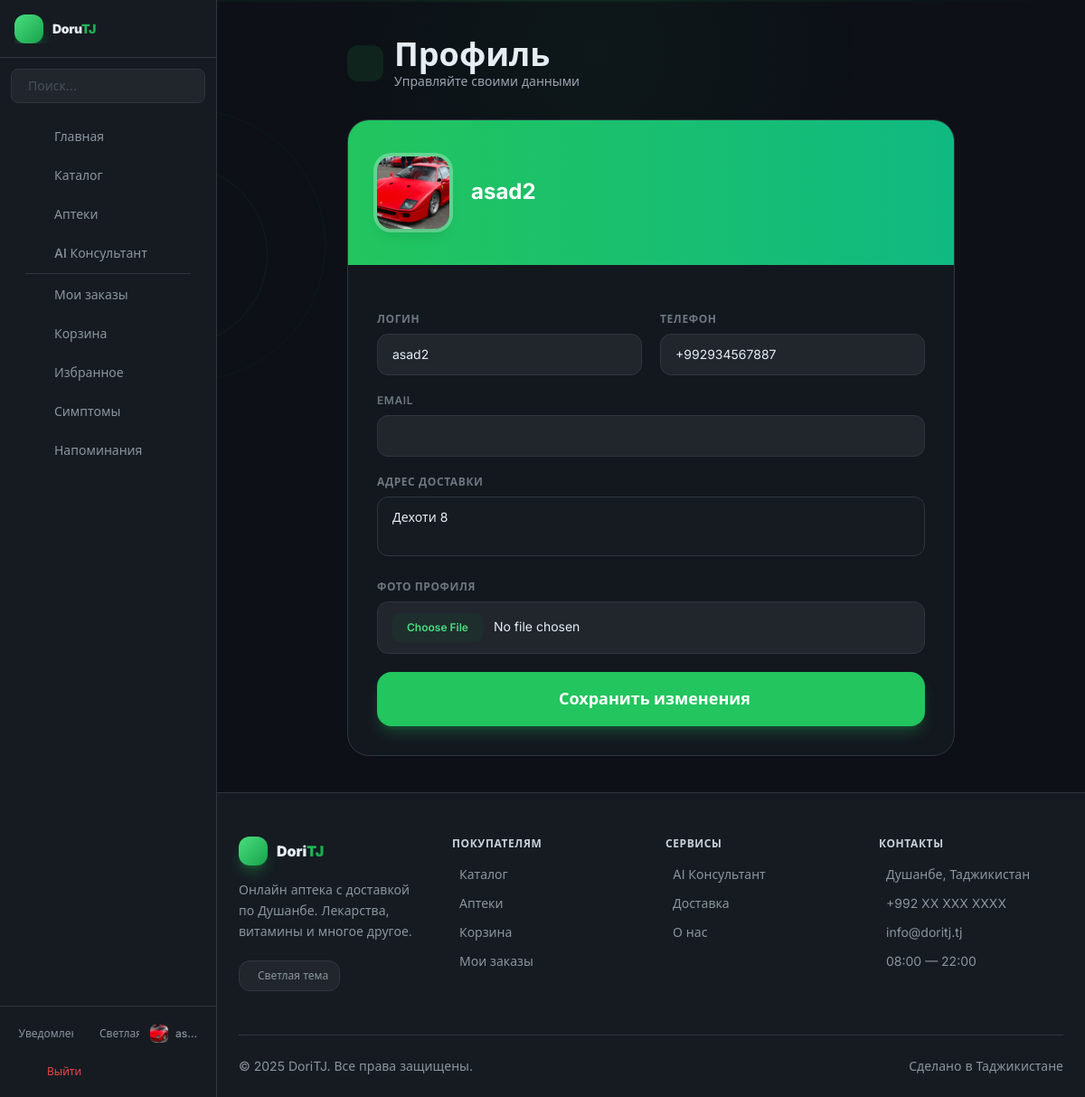
The page /accounts/profile/ (signed in) on the database its author committed.
### accounts/models.py (models this page shows, shortened)
class User(AbstractUser):
    phone = models.CharField(max_length=20, blank=True)
    address = models.TextField(blank=True)
    birth_date = models.DateField(null=True, blank=True)
    avatar = models.ImageField(upload_to='avatars/', blank=True)
    age = models.PositiveIntegerField(null=True, blank=True)
    is_courier = models.BooleanField(default=False)
    is_manager = models.BooleanField(default=False)

### accounts/views.py (the view)
# urls.py: path('profile/', views.profile_view, name='profile'),
@login_required
def profile_view(request):
    if request.method == 'POST':
        form = ProfileForm(request.POST, request.FILES, instance=request.user)
        if form.is_valid():
            form.save()
            return redirect('profile')
    else:
        form = ProfileForm(instance=request.user)
    return render(request, 'profile.html', {'form': form})

### templates/profile.html (shortened to what this page needs)
{% extends 'base.html' %}
{% load i18n %}
{% block content %}
<div class="max-w-2xl mx-auto">
  <div class="flex items-center gap-3 mb-8">
    <div class="w-10 h-10 bg-brand-50 dark:bg-brand-900/30 rounded-xl flex items-center justify-center">
    </div>
    <div>
      <h1 class="text-3xl md:text-4xl font-black text-gray-900 dark:text-white">{% trans 'Профиль' %}</h1>
      <p class="text-gray-400 text-sm">{% trans 'Управляйте своими данными' %}</p>
    </div>
  </div>
  <div class="bg-white/80 dark:bg-[#161b22]/80 backdrop-blur-sm rounded-3xl border border-gray-200 dark:border-[#30363d] overflow-hidden shadow-sm">
    <div class="bg-gradient-to-r from-brand-500 to-emerald-500 px-6 md:px-8 py-8 md:py-10 flex items-center gap-5 md:gap-6">
      <div class="w-16 h-16 md:w-20 md:h-20 rounded-2xl bg-white/20 backdrop-blur-sm flex items-center justify-center text-4xl overflow-hidden ring-4 ring-white/30 shadow-lg flex-shrink-0">
        {% if user.avatar %}
        <img src="{{ user.avatar.url }}" class="w-full h-full object-cover">
        {% else %}
        <i class="ti ti-user text-white text-3xl"></i>
        {% endif %}
      </div>
      <div class="text-white">
        <h2 class="text-xl md:text-2xl font-bold">{{ user.username }}</h2>
      </div>
    </div>
    <div class="p-6 md:p-8">
      <form method="POST" enctype="multipart/form-data" class="space-y-5">
        <div class="grid grid-cols-1 md:grid-cols-2 gap-5">
          <div class="input-glow">
            <label class="text-xs font-semibold text-gray-500 dark:text-gray-400 uppercase tracking-wider mb-2 block">{% trans 'Логин' %}</label>
            <input type="text" name="username" value="{{ user.username }}"
                   class="w-full bg-gray-50 dark:bg-[#21262d] border border-gray-200 dark:border-[#30363d] rounded-xl px-4 py-3 text-sm text-gray-900 dark:text-white focus:outline-none focus:border-brand-500 dark:focus:border-brand-500 transition-all">
          </div>
          <div class="input-glow">
            <label class="text-xs font-semibold text-gray-500 dark:text-gray-400 uppercase tracking-wider mb-2 block">{% trans 'Телефон' %}</label>
            <input type="text" name="phone" value="{{ user.phone|default:'' }}"
                   class="w-full bg-gray-50 dark:bg-[#21262d] border border-gray-200 dark:border-[#30363d] rounded-xl px-4 py-3 text-sm text-gray-900 dark:text-white focus:outline-none focus:border-brand-500 dark:focus:border-brand-500 transition-all">
          </div>
          <div class="md:col-span-2 input-glow">
            <label class="text-xs font-semibold text-gray-500 dark:text-gray-400 uppercase tracking-wider mb-2 block">{% trans 'Email' %}</label>
            <input type="email" name="email" value="{{ user.email }}"
                   class="w-full bg-gray-50 dark:bg-[#21262d] border border-gray-200 dark:border-[#30363d] rounded-xl px-4 py-3 text-sm text-gray-900 dark:text-white focus:outline-none focus:border-brand-500 dark:focus:border-brand-500 transition-all">
          </div>
        </div>
        <div class="input-glow">
          <label class="text-xs font-semibold text-gray-500 dark:text-gray-400 uppercase tracking-wider mb-2 block">{% trans 'Адрес доставки' %}</label>
          <textarea name="address" rows="2"
                    class="w-full bg-gray-50 dark:bg-[#21262d] border border-gray-200 dark:border-[#30363d] rounded-xl px-4 py-3 text-sm text-gray-900 dark:text-white focus:outline-none focus:border-brand-500 dark:focus:border-brand-500 transition resize-none">{{ user.address|default:'' }}</textarea>
        </div>
        <div class="input-glow">
          <label class="text-xs font-semibold text-gray-500 dark:text-gray-400 uppercase tracking-wider mb-2 block">{% trans 'Фото профиля' %}</label>
          <input type="file" name="avatar" accept="image/*"
                 class="w-full bg-gray-50 dark:bg-[#21262d] border border-gray-200 dark:border-[#30363d] rounded-xl px-4 py-3 text-sm text-gray-500 dark:text-gray-400 file:mr-3 file:py-2 file:px-4 file:rounded-lg file:border-0 file:text-xs file:font-semibold file:bg-brand-50 dark:file:bg-brand-900/20 file:text-brand-600 dark:file:text-brand-400 hover:file:bg-brand-100 dark:hover:file:bg-brand-900/30 transition cursor-pointer">
        </div>
        <button type="submit"
                class="w-full flex items-center justify-center gap-2 bg-brand-500 hover:bg-brand-600 text-white font-bold py-4 rounded-2xl btn-press transition-all text-lg shadow-lg shadow-brand-500/25 hover:-translate-y-0.5">
          {% trans 'Сохранить изменения' %}
        </button>
      </form>
    </div>
  </div>
</div>
{% endblock %}

### templates/base.html (shortened to what this page needs)
{% load i18n %}
{% get_current_language as LANGUAGE_CODE %}
<!DOCTYPE html>
<html lang="{{ LANGUAGE_CODE }}" class="scroll-smooth dark">
<head>
  <script src="https://cdn.tailwindcss.com"></script>
  <link rel="stylesheet" href="https://cdn.jsdelivr.net/npm/@tabler/icons-webfont@latest/tabler-icons.min.css">
</head>
<body class="bg-[#0d1117] text-[#e6edf3] antialiased min-h-screen">
<div style="position:fixed;inset:0;pointer-events:none;z-index:0;overflow:hidden">
  <div style="position:absolute;top:-20%;left:30%;width:600px;height:600px;background:radial-gradient(circle,rgba(34,197,94,0.04) 0%,transparent 70%);border-radius:50%"></div>
</div>
<aside id="sidebar" class="sidebar flex flex-col bg-[#161b22] border-r border-[#30363d]">
  <div class="flex items-center justify-between h-16 px-4 border-b border-[#30363d] flex-shrink-0">
    <a href="{% url 'home' %}" class="flex items-center gap-2.5 overflow-hidden flex-shrink-0">
      <div class="w-8 h-8 bg-gradient-to-br from-brand-400 to-brand-600 rounded-xl flex items-center justify-center shadow-lg shadow-brand-500/30 flex-shrink-0">
      </div>
      <span class="sidebar-logo-text text-sm font-black tracking-tight truncate transition-all duration-300">
        Doru<span class="text-gradient">TJ</span>
      </span>
    </a>
    <button onclick="toggleSidebar()" class="w-7 h-7 rounded-lg flex items-center justify-center text-gray-500 hover:text-[#e6edf3] hover:bg-[#21262d] transition-all flex-shrink-0 sidebar-collapse-btn">
    </button>
  </div>
  {% if user.is_authenticated and not user.is_courier and not user.is_manager %}
  <div class="sidebar-search px-3 pt-3 pb-1">
    <form method="GET" action="{% url 'catalog' %}" class="input-glow">
      <div class="flex items-center bg-[#21262d] rounded-lg border border-[#30363d] hover:border-brand-500/50 focus-within:border-brand-500 transition-all overflow-hidden">
        <input type="text" name="search" placeholder="{% trans 'Поиск...' %}"
               class="w-full bg-transparent px-2 py-2 text-sm text-[#e6edf3] placeholder-[#484f58] focus:outline-none">
      </div>
    </form>
  </div>
  {% endif %}
  <nav class="flex-1 overflow-y-auto scrollbar-none px-3 py-3 space-y-0.5 sidebar-nav">
    {% url 'home' as home_url %}
    {% url 'catalog' as catalog_url %}
    {% url 'pharmacy_list' as pharmacy_url %}
    {% url 'consultant' as consultant_url %}
    {% url 'my_orders' as orders_url %}
    {% url 'cart' as cart_url %}
    {% url 'favorites' as favorites_url %}
    {% url 'symptom_search' as symptom_url %}
    {% url 'reminders' as reminders_url %}
    {% url 'profile' as profile_url %}
    {% with request.path as path %}
    <a href="{{ home_url }}" class="sidebar-item {% if path == home_url %}active{% endif %}">
      <span class="sidebar-label">{% trans 'Главная' %}</span>
    </a>
    {% if not user.is_courier and not user.is_manager %}
    <a href="{{ catalog_url }}" class="sidebar-item {% if path == catalog_url %}active{% endif %}">
      <span class="sidebar-label">{% trans 'Каталог' %}</span>
    </a>
    <a href="{{ pharmacy_url }}" class="sidebar-item {% if path == pharmacy_url %}active{% endif %}">
      <span class="sidebar-label">{% trans 'Аптеки' %}</span>
    </a>
    <a href="{{ consultant_url }}" class="sidebar-item {% if path == consultant_url %}active{% endif %}">
      <span class="sidebar-label">AI {% trans 'Консультант' %}</span>
    </a>
    {% endif %}
    {% if user.is_authenticated and not user.is_courier and not user.is_manager %}
    <div class="sidebar-divider"></div>
    <a href="{{ orders_url }}" class="sidebar-item {% if path == orders_url %}active{% endif %}">
      <span class="sidebar-label">{% trans 'Мои заказы' %}</span>
    </a>
    <a href="{{ cart_url }}" class="sidebar-item {% if path == cart_url %}active{% endif %}">
      <span class="sidebar-label">{% trans 'Корзина' %}</span>
    </a>
    <a href="{{ favorites_url }}" class="sidebar-item {% if path == favorites_url %}active{% endif %}">
      <span class="sidebar-label">{% trans 'Избранное' %}</span>
    </a>
    <a href="{{ symptom_url }}" class="sidebar-item {% if path == symptom_url %}active{% endif %}">
      <span class="sidebar-label">{% trans 'Симптомы' %}</span>
    </a>
    <a href="{{ reminders_url }}" class="sidebar-item {% if path == reminders_url %}active{% endif %}">
      <span class="sidebar-label">{% trans 'Напоминания' %}</span>
    </a>
    {% endif %}
    {% endwith %}
  </nav>
  <div class="border-t border-[#30363d] px-3 py-3 flex-shrink-0 sidebar-bottom">
    {% if user.is_authenticated %}
    <div class="flex items-center justify-between gap-1 mb-2">
      <a href="{% url 'notifications' %}" class="sidebar-item !p-2 !rounded-lg flex-1 flex items-center justify-center gap-2 relative" title="{% trans 'Уведомления' %}">
        <span class="sidebar-label text-xs">{% trans 'Уведомления' %}</span>
      </a>
      <button onclick="toggleTheme()" class="sidebar-item !p-2 !rounded-lg flex-1 flex items-center justify-center gap-2" title="{% trans 'Тема' %}">
        <span id="sidebar-theme-text" class="sidebar-label text-xs">{% trans 'Тёмная' %}</span>
      </button>
      <a href="{% url 'profile' %}" class="sidebar-item !p-2 !rounded-lg flex-1 flex items-center justify-center gap-2" title="{% trans 'Профиль' %}">
        <div class="w-5 h-5 rounded-md overflow-hidden flex-shrink-0">
          {% if user.avatar %}
          <img src="{{ user.avatar.url }}" class="w-full h-full object-cover">
          {% else %}
          <div class="w-full h-full bg-gradient-to-br from-brand-400 to-brand-600 flex items-center justify-center text-white text-[8px] font-bold">
            {{ user.username|first|upper }}
          </div>
          {% endif %}
        </div>
        <span class="sidebar-label text-xs truncate">{{ user.username }}</span>
      </a>
    </div>
    <a href="{% url 'logout' %}" class="sidebar-item !p-2 !rounded-lg text-red-500 hover:bg-red-500/10 hover:text-red-400">
      <span class="sidebar-label text-xs">{% trans 'Выйти' %}</span>
    </a>
    {% endif %}
  </div>
</aside>
<div id="main-wrapper" class="main-content flex flex-col min-h-screen relative z-10">
  <main class="flex-1 w-full max-w-7xl mx-auto px-4 md:px-6 py-6 md:py-10">
    {% block content %}{% endblock %}
  </main>
  <footer class="bg-[#161b22] border-t border-[#30363d] mt-auto pb-20 lg:pb-0">
    <div class="max-w-7xl mx-auto px-4 md:px-6">
      <div class="grid grid-cols-2 md:grid-cols-4 gap-8 py-12">
        <div class="col-span-2 md:col-span-1">
          <a href="{% url 'home' %}" class="flex items-center gap-2.5 mb-4 group">
            <div class="w-8 h-8 bg-gradient-to-br from-brand-400 to-brand-600 rounded-xl flex items-center justify-center group-hover:scale-105 transition-transform shadow-lg shadow-brand-500/30">
            </div>
            <span class="font-black text-[#e6edf3]">Dori<span class="text-gradient">TJ</span></span>
          </a>
          <p class="text-[#8b949e] text-sm leading-relaxed mb-5 max-w-xs">
            {% trans 'Онлайн аптека с доставкой по Душанбе. Лекарства, витамины и многое другое.' %}
          </p>
          <button onclick="toggleTheme()" class="inline-flex items-center gap-2 bg-[#21262d] hover:bg-[#30363d] px-3 py-2 rounded-xl text-xs font-medium text-[#8b949e] btn-press transition-all border border-[#30363d]">
            <span id="footer-theme-text">{% trans 'Тёмная тема' %}</span>
          </button>
        </div>
        <div>
          <h4 class="text-xs font-semibold text-[#c9d1d9] uppercase tracking-wider mb-4">{% trans 'Покупателям' %}</h4>
          <ul class="space-y-3">
            <li><a href="{% url 'catalog' %}" class="flex items-center gap-2 text-sm text-[#8b949e] hover:text-brand-500 transition-colors">{% trans 'Каталог' %}</a></li>
            <li><a href="{% url 'pharmacy_list' %}" class="flex items-center gap-2 text-sm text-[#8b949e] hover:text-brand-500 transition-colors">{% trans 'Аптеки' %}</a></li>
            <li><a href="{% url 'cart' %}" class="flex items-center gap-2 text-sm text-[#8b949e] hover:text-brand-500 transition-colors">{% trans 'Корзина' %}</a></li>
            <li><a href="{% url 'my_orders' %}" class="flex items-center gap-2 text-sm text-[#8b949e] hover:text-brand-500 transition-colors">{% trans 'Мои заказы' %}</a></li>
          </ul>
        </div>
        <div>
          <h4 class="text-xs font-semibold text-[#c9d1d9] uppercase tracking-wider mb-4">{% trans 'Сервисы' %}</h4>
          <ul class="space-y-3">
            <li><a href="{% url 'consultant' %}" class="flex items-center gap-2 text-sm text-[#8b949e] hover:text-brand-500 transition-colors">{% trans 'AI Консультант' %}</a></li>
            <li><a href="#" class="flex items-center gap-2 text-sm text-[#8b949e] hover:text-brand-500 transition-colors">{% trans 'Доставка' %}</a></li>
            <li><a href="#" class="flex items-center gap-2 text-sm text-[#8b949e] hover:text-brand-500 transition-colors">{% trans 'О нас' %}</a></li>
          </ul>
        </div>
        <div>
          <h4 class="text-xs font-semibold text-[#c9d1d9] uppercase tracking-wider mb-4">{% trans 'Контакты' %}</h4>
          <ul class="space-y-3 mb-5">
            <li class="flex items-start gap-2 text-sm text-[#8b949e]">{% trans 'Душанбе, Таджикистан' %}</li>
            <li><a href="tel:+992XXXXXXXXX" class="flex items-center gap-2 text-sm text-[#8b949e] hover:text-brand-500 transition-colors">+992 XX XXX XXXX</a></li>
            <li><a href="mailto:info@doritj.tj" class="flex items-center gap-2 text-sm text-[#8b949e] hover:text-brand-500 transition-colors">info@doritj.tj</a></li>
            <li class="flex items-center gap-2 text-sm text-[#8b949e]">08:00 — 22:00</li>
          </ul>
        </div>
      </div>
      <div class="border-t border-[#30363d] py-6 flex flex-col md:flex-row items-center justify-between gap-3">
        <p class="text-sm text-[#8b949e]">{% blocktrans %}© 2025 DoriTJ. Все права защищены.{% endblocktrans %}</p>
        <p class="text-sm text-[#8b949e] flex items-center gap-1.5">{% trans 'Сделано в Таджикистане' %}</p>
      </div>
    </div>
  </footer>
</div>
</body>
</html>

### rows shown on the page
User: avatar (picture), username "as…", username "asad2", phone "+992934567887", address "Дехоти 8"
